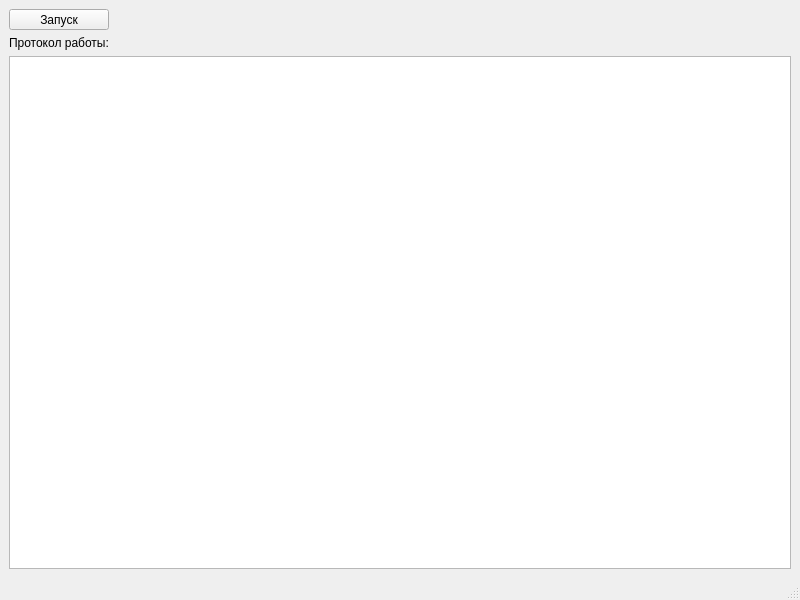
<ui version="4.0">
 <author/>
 <comment/>
 <exportmacro/>
 <class>MainWindowUdevListener</class>
 <widget class="QMainWindow" name="MainWindowUdevListener">
  <property name="geometry">
   <rect>
    <x>0</x>
    <y>0</y>
    <width>800</width>
    <height>600</height>
   </rect>
  </property>
  <property name="windowTitle">
   <string>MainWindow</string>
  </property>
  <widget class="QWidget" name="centralwidget">
   <layout class="QGridLayout" name="gridLayout">
    <item row="0" column="0">
     <layout class="QVBoxLayout" name="verticalLayout_2">
      <item>
       <layout class="QHBoxLayout" name="horizontalLayout">
        <item>
         <widget class="QToolButton" name="toolButtonRun">
          <property name="minimumSize">
           <size>
            <width>100</width>
            <height>0</height>
           </size>
          </property>
          <property name="text">
           <string>Запуск</string>
          </property>
          <property name="checkable">
           <bool>true</bool>
          </property>
         </widget>
        </item>
        <item>
         <spacer name="horizontalSpacer">
          <property name="orientation">
           <enum>Qt::Horizontal</enum>
          </property>
          <property name="sizeHint" stdset="0">
           <size>
            <width>40</width>
            <height>20</height>
           </size>
          </property>
         </spacer>
        </item>
       </layout>
      </item>
      <item>
       <layout class="QVBoxLayout" name="verticalLayout">
        <item>
         <widget class="QLabel" name="labelLog">
          <property name="text">
           <string>Протокол работы:</string>
          </property>
         </widget>
        </item>
        <item>
         <widget class="QTextEdit" name="textEditLog">
          <property name="font">
           <font>
            <family>Noto Mono</family>
           </font>
          </property>
          <property name="tabChangesFocus">
           <bool>true</bool>
          </property>
          <property name="lineWrapMode">
           <enum>QTextEdit::NoWrap</enum>
          </property>
          <property name="readOnly">
           <bool>true</bool>
          </property>
         </widget>
        </item>
       </layout>
      </item>
     </layout>
    </item>
   </layout>
  </widget>
  <widget class="QMenuBar" name="menubar">
   <property name="geometry">
    <rect>
     <x>0</x>
     <y>0</y>
     <width>800</width>
     <height>22</height>
    </rect>
   </property>
  </widget>
  <widget class="QStatusBar" name="statusbar"/>
 </widget>
 <pixmapfunction/>
 <connections/>
</ui>
